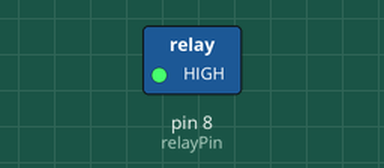
Recording of a sketch running on a simulated Arduino Uno, built with avr-gcc and run on an emulated ATmega328P. Parts: switched loads named in the sketch (green lamp = pin HIGH). What the sketch prints to the serial monitor is not drawn.

Above: at 5.0 s.
At 12.5 s:
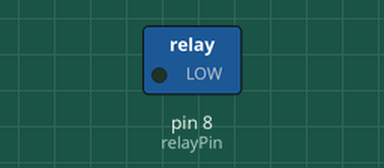
Timing chart, 0 to 19.5 s (numbered marks = the images above):
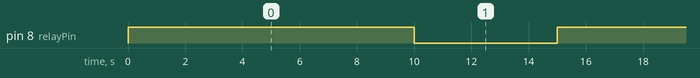

Measured:
- by itself, pin 8 (relayPin): alternates HIGH for 10.0 s and LOW for 5.0 s

The sketch:

open_loop.ino
```cpp
// ============================================================
// Lab 16: Open Loop Control - สั่งงานตามเวลา (Non-blocking)
// AtSoftMaker | Embedded System - Arduino
// ============================================================

const int relayPin = 8;
const int RELAY_ON  = LOW;
const int RELAY_OFF = HIGH;

const unsigned long ON_DURATION  = 5000;   // ทำงาน 5 วินาที
const unsigned long OFF_DURATION = 10000;  // พัก 10 วินาที

unsigned long previousMillis = 0;
bool pumpState = false;

void setup() {
  Serial.begin(9600);
  pinMode(relayPin, OUTPUT);
  digitalWrite(relayPin, RELAY_OFF);
  Serial.println("--- Lab 16: Open Loop Control ---");
}

void loop() {
  unsigned long currentMillis = millis();
  unsigned long interval = pumpState ? ON_DURATION : OFF_DURATION;

  if (currentMillis - previousMillis >= interval) {
    previousMillis = currentMillis;
    pumpState = !pumpState;

    if (pumpState) {
      digitalWrite(relayPin, RELAY_ON);
      Serial.println(">> ปั๊มทำงาน (ON) ตามเวลาที่ตั้งไว้");
    } else {
      digitalWrite(relayPin, RELAY_OFF);
      Serial.println(">> ปั๊มหยุด (OFF) รอรอบถัดไป");
    }
  }
}
```
